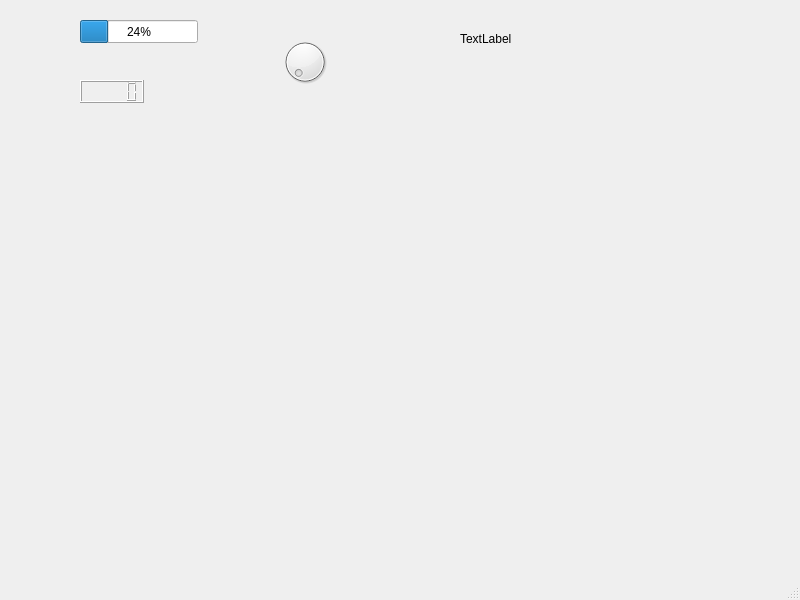
<?xml version="1.0" encoding="UTF-8"?>
<ui version="4.0">
 <class>GUI</class>
 <widget class="QMainWindow" name="GUI">
  <property name="geometry">
   <rect>
    <x>0</x>
    <y>0</y>
    <width>800</width>
    <height>600</height>
   </rect>
  </property>
  <property name="windowTitle">
   <string>GUI</string>
  </property>
  <widget class="QWidget" name="centralwidget">
   <widget class="QProgressBar" name="progressBar">
    <property name="geometry">
     <rect>
      <x>80</x>
      <y>20</y>
      <width>118</width>
      <height>23</height>
     </rect>
    </property>
    <property name="value">
     <number>24</number>
    </property>
   </widget>
   <widget class="QLCDNumber" name="lcdNumber">
    <property name="geometry">
     <rect>
      <x>80</x>
      <y>80</y>
      <width>64</width>
      <height>23</height>
     </rect>
    </property>
   </widget>
   <widget class="QDial" name="dial">
    <property name="geometry">
     <rect>
      <x>280</x>
      <y>30</y>
      <width>50</width>
      <height>64</height>
     </rect>
    </property>
   </widget>
   <widget class="QLabel" name="label">
    <property name="geometry">
     <rect>
      <x>460</x>
      <y>30</y>
      <width>54</width>
      <height>17</height>
     </rect>
    </property>
    <property name="text">
     <string>TextLabel</string>
    </property>
   </widget>
  </widget>
  <widget class="QMenuBar" name="menubar">
   <property name="geometry">
    <rect>
     <x>0</x>
     <y>0</y>
     <width>800</width>
     <height>22</height>
    </rect>
   </property>
  </widget>
  <widget class="QStatusBar" name="statusbar"/>
 </widget>
 <resources/>
 <connections/>
</ui>
